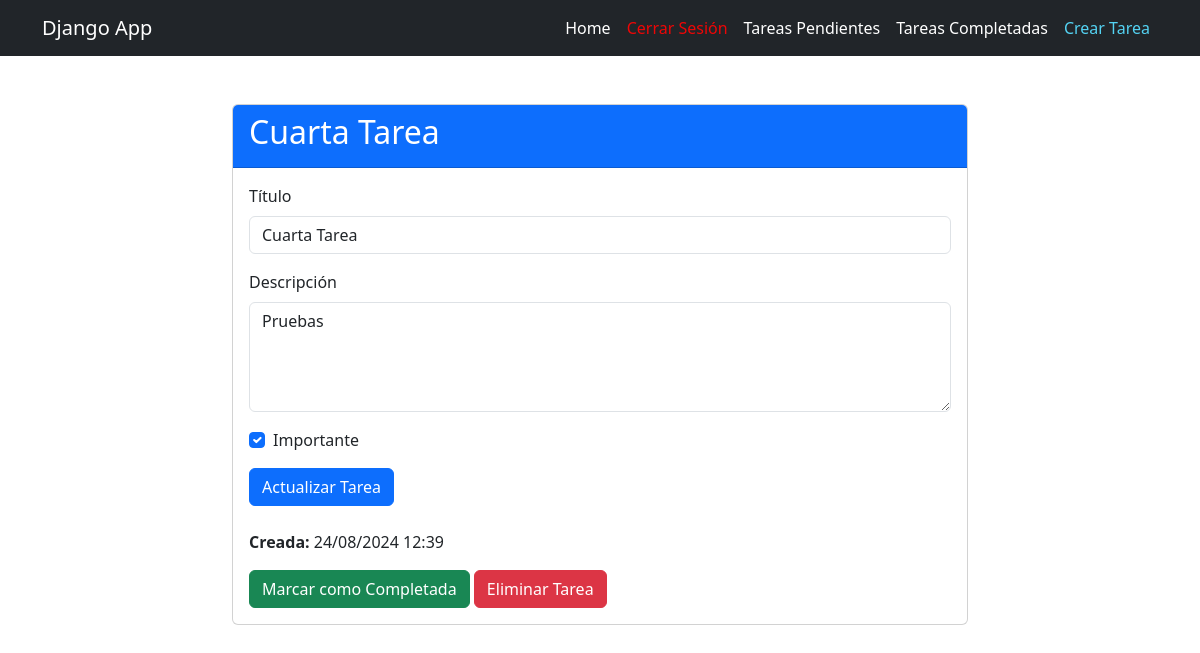
Screenshot of /tasks/8/ (signed in) with the database file from the repository.
### tasks/models.py (models this page shows, shortened)
class Task(models.Model):
    title = models.CharField(max_length=100)
    description = models.TextField(blank=True)
    created = models.DateTimeField(auto_now_add=True)
    datecompleted = models.DateTimeField(null=True, blank=True)
    important = models.BooleanField(default=False)
    user = models.ForeignKey(User, on_delete=models.CASCADE)

### tasks/views.py (the view, shortened to what this page needs)
# urls.py: path('tasks/<int:task_id>/', views.task_detail, name = 'task_detail'),
@login_required
def task_detail(request, task_id):
    if request.method == 'GET':
        task = get_object_or_404(Task, pk = task_id, user = request.user)
        form = TaskForm(instance = task)
        return render (request, 'task_detail.html',{
            'task': task,
            'form': form
        })

### tasks/forms.py
class TaskForm(ModelForm):
    class Meta:
        model = Task
        fields = ['title', 'description', 'important']

### tasks/templates/task_detail.html (shortened to what this page needs)
{% extends 'base.html' %}
{% block content %}
<div class="container mt-5">
    <div class="row justify-content-center">
        <div class="col-md-8">
            <div class="card">
                <div class="card-header bg-primary text-white">
                    <h2>{{ task.title }}</h2>
                </div>
                <div class="card-body">
                    <form method="POST">
                        <div class="mb-3">
                            <label for="title" class="form-label">Título</label>
                            <input type="text" id="title" name="title" value="{{ form.title.value }}" class="form-control">
                        </div>
                        <div class="mb-3">
                            <label for="description" class="form-label">Descripción</label>
                            <textarea id="description" name="description" rows="4" class="form-control">{{ form.description.value }}</textarea>
                        </div>
                        <div class="mb-3 form-check">
                            <input type="checkbox" id="important" name="important" {% if form.important.value %}checked{% endif %} class="form-check-input">
                            <label for="important" class="form-check-label">Importante</label>
                        </div>
                        <button type="submit" class="btn btn-primary">Actualizar Tarea</button>
                    </form>
                    <div class="mt-4">
                        <p><strong>Creada:</strong> {{ task.created|date:"d/m/Y H:i" }}</p>
                        {% if task.datecompleted %}
                            <p><strong>Completada:</strong> {{ task.datecompleted|date:"d/m/Y H:i" }}</p>
                        {% else %}
                            <form action="{% url 'complete_task' task.id %}" method="POST" class="d-inline">
                                <button type="submit" class="btn btn-success">Marcar como Completada</button>
                            </form>
                        {% endif %}
                        <form action="{% url 'delete_task' task.id %}" method="POST" class="d-inline">
                            <button type="submit" class="btn btn-danger">Eliminar Tarea</button>
                        </form>
                    </div>
                </div>
            </div>
        </div>
    </div>
</div>
{% endblock %}

### rows the page displays
Task: title "Cuarta Tarea", description "Pruebas", created "24/08/2024 12:39"
